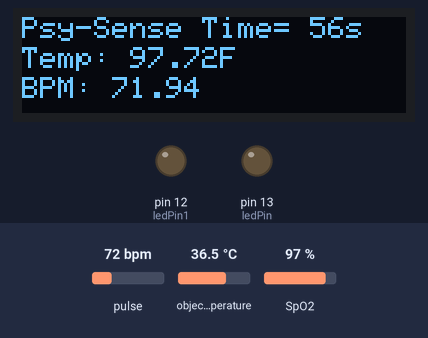
Simulated run of this sketch. Board: Arduino Uno, built with avr-gcc and run on an emulated ATmega328P. Shown: 128×32 one-colour display, output pins drawn as LEDs (lit = HIGH). Inputs (shaded band) come from the test bench; at power-on: pulse 72 bpm, object temperature 36.5 °C, SpO2 97 %. The display library's start-up logo is not drawn; what the sketch prints to the serial monitor is not drawn.

Above: at 3.2 s.
3.3 s: pulse set to 42 bpm
At 5.6 s:
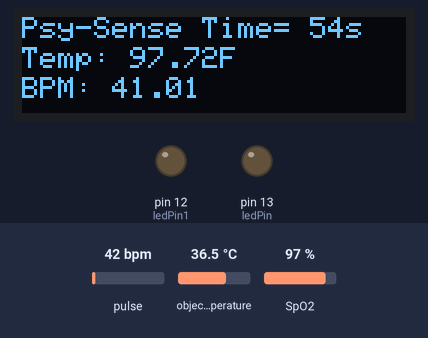
5.8 s: object temperature set to 44 °C
At 6.8 s:
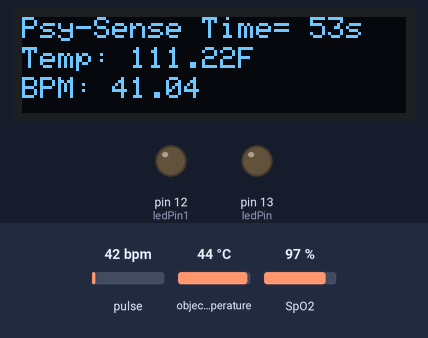
7.4 s: pulse set to 158 bpm
At 8.8 s:
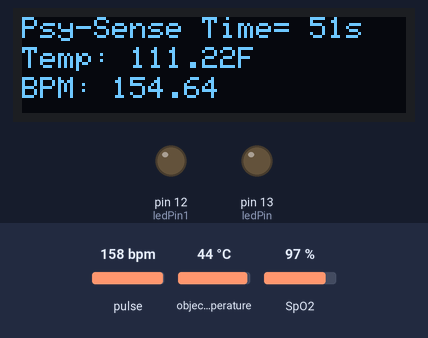
9.5 s: SpO2 set to 100 %
At 11.35 s:
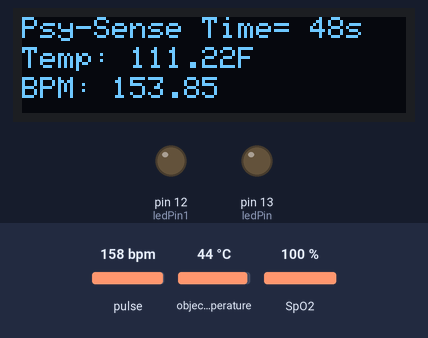
12.5 s: object temperature set to 39 °C
At 13.3 s:
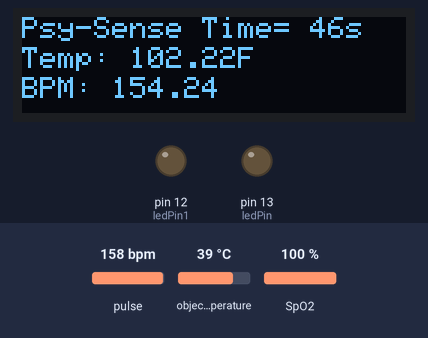
14.0 s: object temperature set to 20 °C
At 15.5 s:
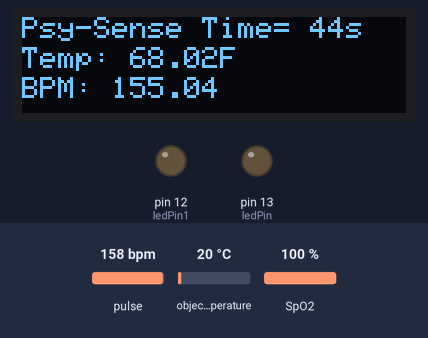
Timing chart, 0 to 61.5 s (numbered marks = the images above; inputs shaded):
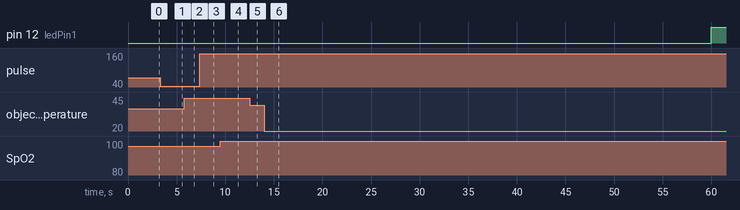

Measured:
- after the input at 12.5 s, the display: first changes at once (image 5 shows a later state)
- what the display in image 2 shows lasts 0.9 s, from 6.1 s to 7.0 s

The sketch:

mlxoledtime.ino
```cpp
#include <Wire.h>
#include "MAX30105.h"
#include <Adafruit_MLX90614.h>
#include "heartRate.h"
#include "spo2_algorithm.h"
#include <Adafruit_GFX.h>
#include <Adafruit_SSD1306.h>


#define SCREEN_WIDTH 128
#define SCREEN_HEIGHT 32
#define OLED_RESET -1

Adafruit_SSD1306 display(SCREEN_WIDTH, SCREEN_HEIGHT, &Wire, OLED_RESET);

const int ledPin = 13;
const int ledPin1 = 12;
unsigned long startTime;
MAX30105 particleSensor;
Adafruit_MLX90614 mlx;

const byte RATE_SIZE = 4;
byte rates[RATE_SIZE];
byte rateSpot = 0;
long lastBeat = 0;

float beatsPerMinute;
int beatAvg;

const byte IR_SIZE = 4;
long irValues[IR_SIZE];
byte irSpot = 0;
long irAvg;

const byte TEMP_SIZE = 4;
float tempValues[TEMP_SIZE];
byte tempSpot = 0;
float tempAvg;

void setup()
{
  startTime = millis();
  pinMode(ledPin, OUTPUT);
  pinMode(ledPin1, OUTPUT);
  Serial.begin(115200);
  Serial.println("Initializing...");

  if (!particleSensor.begin(Wire, I2C_SPEED_FAST))
  {
    Serial.println("MAX30102 was not found. Please check wiring/power.");
    while (1);
  }
  Serial.println("Place your index finger on the sensor with steady pressure.");

  particleSensor.setup();
  particleSensor.setPulseAmplitudeRed(0x0A);
  particleSensor.setPulseAmplitudeGreen(0);

  mlx.begin();

  // Initialize the OLED display
  if (!display.begin(SSD1306_SWITCHCAPVCC, 0x3C)) {
    Serial.println(F("SSD1306 allocation failed"));
    for (;;);
  }
  display.display();
  delay(2000); // Pause for 2 seconds
  display.clearDisplay();
}

void loop()
{
  digitalWrite(ledPin, LOW);

  long irValue = particleSensor.getIR();


  if (checkForBeat(irValue) == true)
  {
    long delta = millis() - lastBeat;
    lastBeat = millis();
    beatsPerMinute = 60 / (delta / 1000.0);

    if (beatsPerMinute < 255 && beatsPerMinute > 20)
    {
      rates[rateSpot++] = (byte)beatsPerMinute;
      rateSpot %= RATE_SIZE;
      beatAvg = 0;
      for (byte x = 0; x < RATE_SIZE; x++)
        beatAvg += rates[x];
      beatAvg /= RATE_SIZE;
    }
  }

  irValues[irSpot++] = irValue;
  irSpot %= IR_SIZE;
  irAvg = 0;
  for (byte x = 0; x < IR_SIZE; x++)
    irAvg += irValues[x];
  irAvg /= IR_SIZE;

  float objectTempC = mlx.readObjectTempC();
  float objectTempF = (objectTempC * 9 / 5) + 32.0;

  tempValues[tempSpot++] = objectTempF;
  tempSpot %= TEMP_SIZE;
  tempAvg = 0;
  for (byte x = 0; x < TEMP_SIZE; x++)
    tempAvg += tempValues[x];
  tempAvg /= TEMP_SIZE;

  long redValue = particleSensor.getRed();

  // Calculate SpO2 using the spo2_algorithm library
  int32_t spo2 = 0;
  int8_t validSPO2 = 0;
  int32_t hr = 0;
  int8_t validHR = 0;

  // Call the function with correct arguments
  maxim_heart_rate_and_oxygen_saturation((uint32_t *)irValues, IR_SIZE, (uint32_t *)&redValue, &spo2, &validSPO2, &hr, &validHR);

  // Display sensor values on the serial monitor in CSV format


  Serial.print(irValue);
  Serial.print(",");
  Serial.print(irAvg);
  Serial.print(",");
  Serial.print(beatsPerMinute);
  Serial.print(",");
  Serial.print(beatAvg);
  Serial.print(",");
  Serial.print(objectTempF);
  Serial.print(",");
  Serial.print(tempAvg);
  Serial.print(",");
  Serial.print(spo2);

  if (irValue < 50000)
  {
    Serial.print(", No finger");
    digitalWrite(ledPin, HIGH);
  }

  Serial.println();

  // Update and display the timer on the OLED screen
  unsigned long currentTime = millis();
  unsigned long elapsedTime = currentTime - startTime;
  unsigned long remainingTime = 60000 - elapsedTime;
  int seconds = remainingTime / 1000;

  display.clearDisplay();
  display.setTextSize(1);
  display.setTextColor(SSD1306_WHITE);
  display.setCursor(0, 0);
  display.print("Psy-Sense Time= ");
  display.print(seconds);
  display.print("s");


    display.setTextSize(1);
  display.setTextColor(SSD1306_WHITE);
  display.setCursor(0, 10);
  display.print("Temp: ");
  display.print(tempAvg);
  display.print("F");

  display.setTextSize(1);
  display.setTextColor(SSD1306_WHITE);
  display.setCursor(0, 20);
  display.print("BPM: ");
  display.print(beatsPerMinute);

  display.display();

  if (millis() - startTime >= 60000)

  {
    digitalWrite(ledPin1, HIGH);

  }
  else
  {
    digitalWrite(ledPin1, LOW);
  }

}
```
